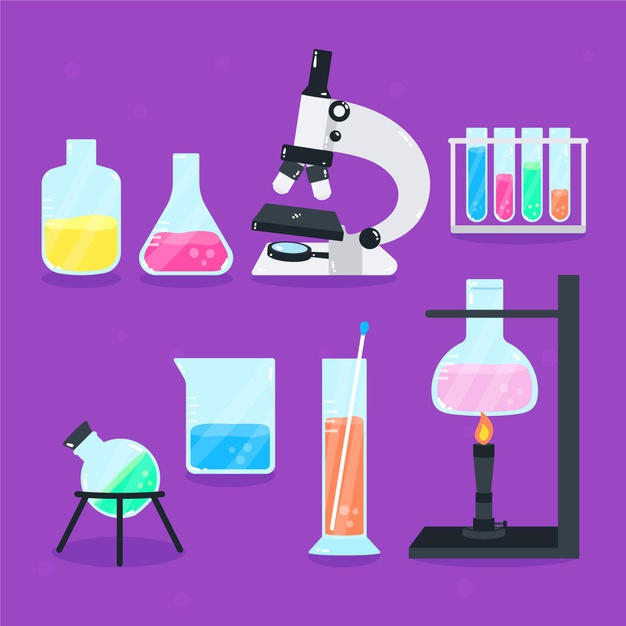
%> input picture chemis.jpg, 626 x 626 px
$ octave negativo.m   (GNU Octave 9; MATLAB toolbox functions it lacks are replaced by stand-ins)
%> lines starting %> are read from the running program, lines starting %| are printed output that depends on the picture; in (x1, y1, x2, y2) boxes, pixels count from 0 and x2, y2 are one past the last pixel; in counts of white or black regions, pixels touching at a corner belong together; the program's own positions count from 1
imagen=imread('chemis.jpg');
%> imagen is the input picture: size 626x626x3 uint8; mean R, G, B 157.3, 97.4, 192.7
gris=rgb2gray(imagen);
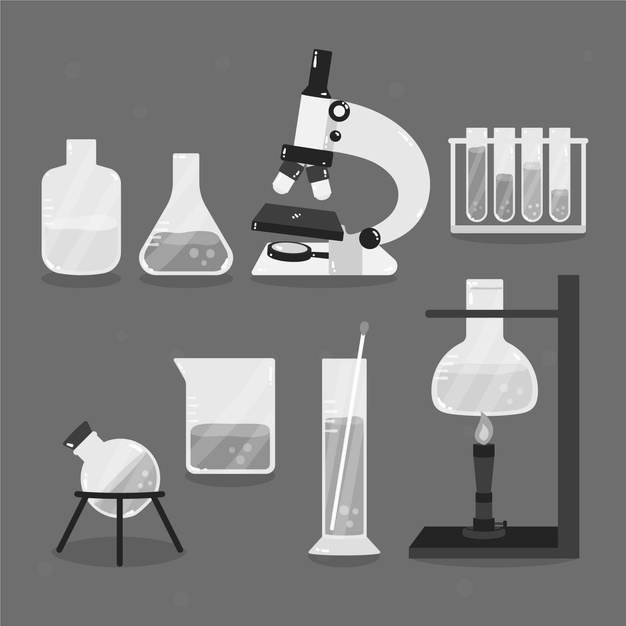
%> gris: size 626x626 uint8; min 4, max 255, mean 126
subplot(1,2,1),imshow(gris/255)
%> after `imshow(gris/255)`:
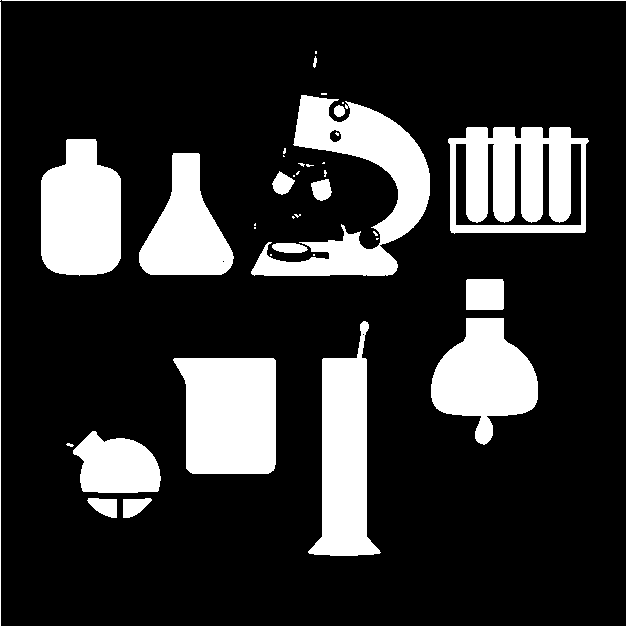
%> displayed picture: size 626x626, on the screen's scale of 0 to 255; values 0 (black) and 1 (white), 19.1% white; 40 white regions (21 under 20 px), largest, box (x1, y1, x2, y2) and area: (251, 95, 430, 276) 11752, (173, 358, 276, 474) 10570, (448, 127, 589, 234) 10473

%Funcion de transformación
negativa=255-gris;
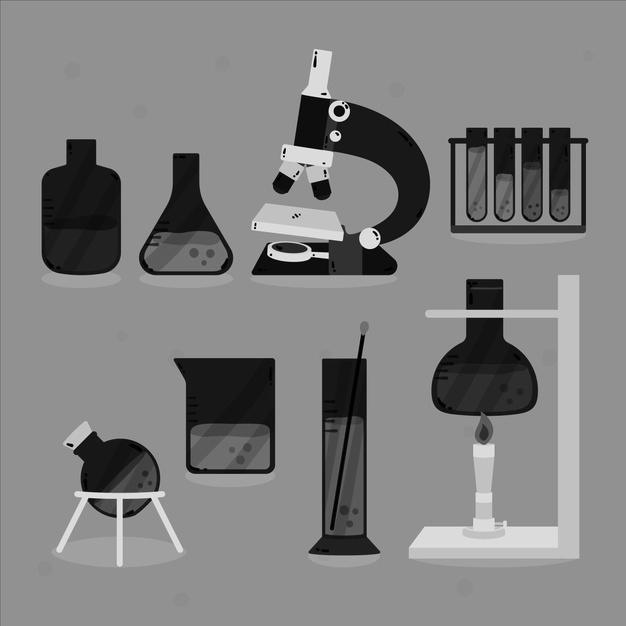
%> negativa: size 626x626 uint8; min 0, max 251, mean 129
[y,x]=size(gris);
%> y = 626; x = 626

subplot(1,2,2),imshow(negativa/255),figure
plot(gris,negativa,'k'), xlabel('r'), ylabel('s'),axis([0 255 0 255])
%r valores en grises orginiales
%s valores de  grises nuevos
title('Negativo de una imagen')
legend('T(r)')
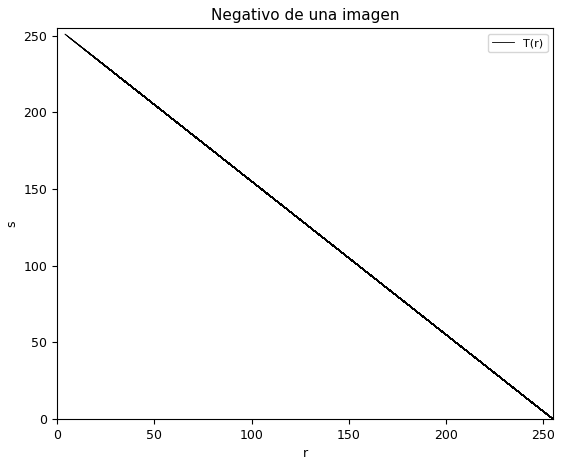
%> figure redrawn from the program's plot data
